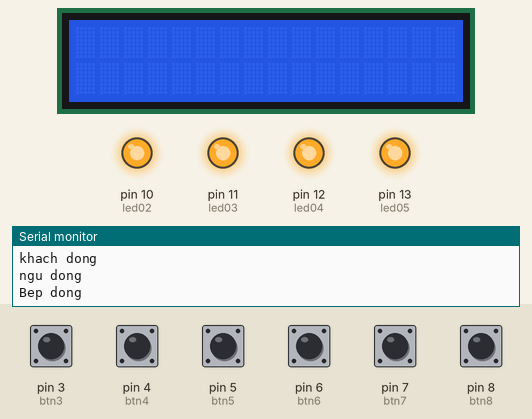
A sketch run on a simulated Arduino Uno, built with avr-gcc and run on an emulated ATmega328P. Shown: 16×2 character LCD, output pins drawn as LEDs (lit = HIGH), the last lines printed to the serial monitor. Dashed ring = blinking. The inputs (shaded band) are chosen by the test bench; at power-on: pin 3 (btn3), pin 4 (btn4), pin 5 (btn5), pin 6 (btn6), pin 7 (btn7), pin 8 (btn8) LOW. Pins used as bus, display or sensor lines are not drawn.

Above: at 1.2 s.
1.3 s: pin 4 (btn4) pulled HIGH for 0.15 s
At 3.3 s:
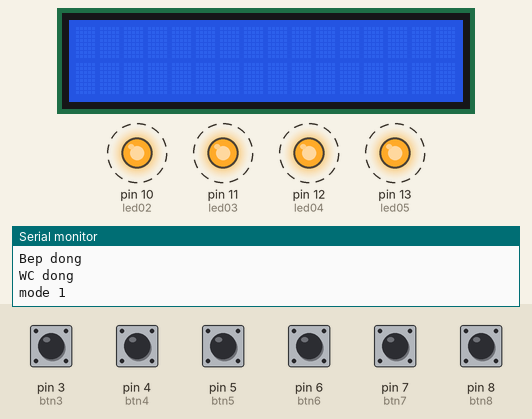
4.4 s: pin 4 (btn4) pulled HIGH for 1 s
At 4.8 s:
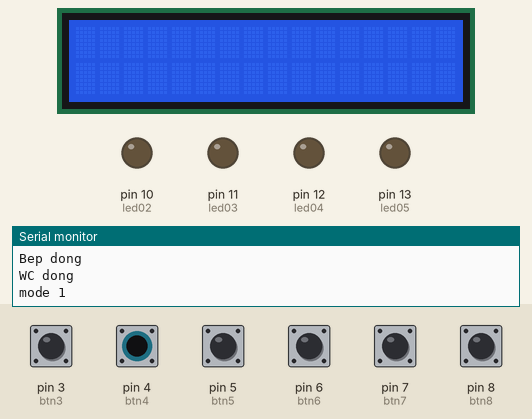
8.4 s: pin 5 (btn5) pulled HIGH for 0.15 s
At 9.3 s:
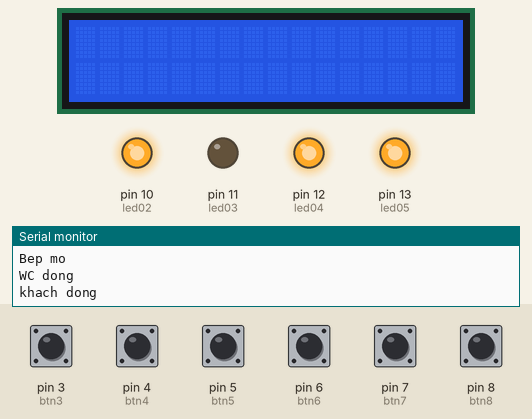
10.0 s: pin 6 (btn6) pulled HIGH for 0.15 s
At 11.2 s:
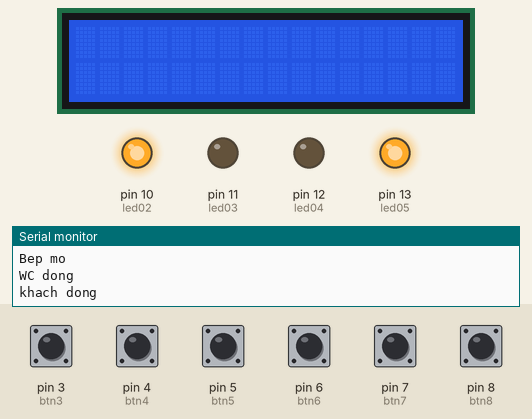
11.6 s: pin 7 (btn7) pulled HIGH for 0.15 s
At 12.8 s:
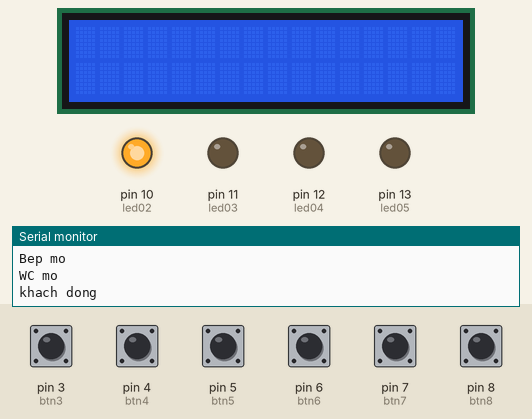
13.2 s: pin 5 (btn5) pulled HIGH for 1 s
At 15.0 s:
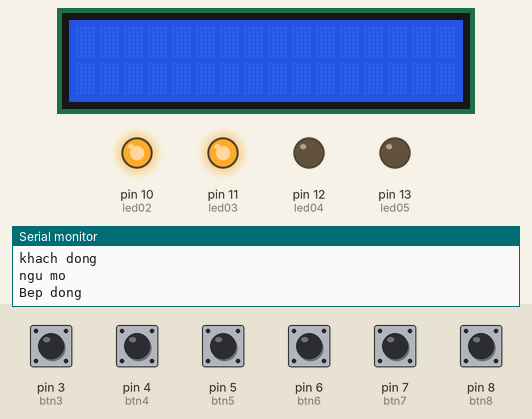
Timing chart, 0 to 16.5 s (numbered marks = the images above; inputs shaded):
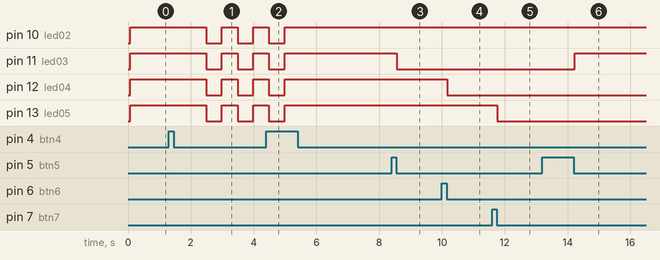

Measured:
- after the input at 1.3 s, pin 10 (led02), pin 11 (led03), pin 12 (led04), pin 13 (led05): alternates HIGH for 0.50 s and LOW for 0.50 s, starting after 1.2 s
- after the input at 4.4 s, pin 10 (led02), pin 11 (led03), pin 12 (led04), pin 13 (led05): goes on until 5.0 s, then stays HIGH
- after the input at 8.4 s, pin 11 (led03): HIGH → LOW after 0.16 s
- after the input at 10.0 s, pin 12 (led04): HIGH → LOW after 0.17 s
- after the input at 11.6 s, pin 13 (led05): HIGH → LOW after 0.17 s
- after the input at 13.2 s, pin 11 (led03): LOW → HIGH after 1.0 s

The sketch:

BT_Nhom11.ino
```cpp
#include <Wire.h>
#include <LiquidCrystal_I2C.h>
LiquidCrystal_I2C lcd (0x27, 16,2);
int btn1 = 1;
int btn2 = 2;
int btn3 = 3;
int btn4 = 4;
int btn5 = 5;
int btn6 = 6;
int btn8 = 8;
int btn7 = 7;
int led01 = 0;
int led02 = 10;
int led03 = 11;
int led04 = 12;
int led05 = 13;
bool stt_led02 = true;
bool stt_led04 = true;
bool stt_all = true;
bool isPressed1 = false;
bool isPressed2 = false;
bool isPressed3 = false;
bool isPressed4 = false;
bool isPressed5 = false;
bool isPressed6 = false;
bool isPressed7 = false;
bool isPressed8 = false;
bool isPressed9=false;
int t_pre02 = 0;
int t_pre04 = 0;
int t_preAll = 0;
int mode_baochay =2;
int mode_phongkhach =3;
int mode_phongngu =3;
int mode_phongbep =2;
int mode_phongwc =2;
void setup() {
  lcd.init();
  lcd.backlight();
  pinMode(btn1, INPUT);
  pinMode(btn2, INPUT);
  pinMode(btn3, INPUT);
  pinMode(btn4, INPUT);
  pinMode(btn5, INPUT);
  pinMode(btn6, INPUT);
  pinMode(btn7, INPUT);
  pinMode(btn8, INPUT);
  pinMode(led01, OUTPUT);
  pinMode(led02, OUTPUT);
  pinMode(led03, OUTPUT);
  pinMode(led04, OUTPUT);
  pinMode(led05, OUTPUT);
  Serial.begin(9600);
  //Serial.println("mode 1");
}

void loop() {
  //Phòng khách
  if(digitalRead(btn8)==1){
    isPressed8=true;
  }
  else{
    if(isPressed8)
    {
    mode_phongkhach=(mode_phongkhach==3? mode_phongkhach = 1 : mode_phongkhach+1);
      if(mode_phongkhach == 2){
        t_pre02=millis();
        stt_led02 = 1;
      }
      isPressed8=false;
    }
  }
    if(mode_baochay!=1){
  switch(mode_phongkhach){
    case 1:
        digitalWrite(led02,0);
        Serial.println("khach mo");
        //delay(1000);
      break;
    case 2:
        if(millis()-t_pre02>=100){
        digitalWrite(led02,stt_led02);
        stt_led02=!stt_led02;
        t_pre02=millis();
        Serial.println("khach chop");
        //delay(1000);
      }
      break;
    case 3:
    digitalWrite(led02,1);
    Serial.println("khach dong");
    //delay(1000);
      break;
  }
    }
//Phòng ngủ
  if(digitalRead(btn6)==1){
    isPressed6=true;
  }
  else{
    if(isPressed6)
  {
    mode_phongngu=(mode_phongngu==3? mode_phongngu = 1 : mode_phongngu+1);
      if(mode_phongngu == 2){
        t_pre04=millis();
        stt_led04 = 1;
      }
      isPressed6=false;
  }
  }
    if(mode_baochay!=1){

  switch(mode_phongngu){
    case 1:
        digitalWrite(led04,0);
        Serial.println("ngu mo");
        //delay(1000);
      break;
    case 2:
          if(millis()-t_pre04>=100){
        digitalWrite(led04,stt_led04);
        stt_led04=!stt_led04;
        t_pre04=millis();
        Serial.println("ngu chop");
        //delay(1000);
      }
      break;
    case 3:
        digitalWrite(led04,1);
        Serial.println("ngu dong");
        //delay(1000);
      break;

  }
    }

  //Phòng bếp
  if(digitalRead(btn5)==HIGH){
    isPressed5=true;
  }
  else{
     if(isPressed5){
      mode_phongbep=(mode_phongbep==2?mode_phongbep=1:mode_phongbep+1);
      isPressed5=false;
    }
  }
      if(mode_baochay!=1){
        switch(mode_phongbep){
          case 1:
            digitalWrite(led03,0);
            Serial.println("Bep mo");
            //delay(1000);
          break;
          case 2:
              digitalWrite(led03,1);
              Serial.println("Bep dong");
              //delay(1000);
          break;
      }
    }

  //Phòng WC
    if(digitalRead(btn7)==HIGH){
    isPressed7=true;
  }
  else{
     if(isPressed7)
      mode_phongwc=(mode_phongwc==2?mode_phongwc=1:mode_phongwc+1);
      isPressed7=false;
  }
  if(mode_baochay!=1){
    switch(mode_phongwc){
      case 1:
        digitalWrite(led05,0);
        Serial.println("WC mo");
        //delay(1000);
      break;
      case 2:
          digitalWrite(led05,1);
          Serial.println("WC dong");
          //delay(1000);
      break;
    }
}

  //Nút tắt hết đèn khi ra khỏi nhà
  if(digitalRead(btn3)==1){
      isPressed3=true;
  }
  else{
      if(mode_baochay!=1){
        if(isPressed3){
          digitalWrite(led01,1);
          digitalWrite(led02,1);
          digitalWrite(led03,1);
          digitalWrite(led04,1);
          digitalWrite(led05,1);
        }
        isPressed3=false;
      }
  }
  //Nút báo cháy

    if(digitalRead(btn4)==1){
    isPressed4=true;
    //Serial.println("mode 1");
  }
  else{
     if(isPressed4){
      mode_baochay=(mode_baochay==2?mode_baochay=1:mode_baochay+1);
      if(mode_baochay==1){
        t_preAll=millis();
        stt_all = 1;
        Serial.println("mode 1");
        //delay(1000);
      }
      if(mode_baochay==2){
        Serial.println("mode 2");
        //delay(1000);
      }
      isPressed4=false;
    }
  }
    switch(mode_baochay){
      case 1:
          if(millis()-t_preAll>=500){
              digitalWrite(led01,stt_all);
              digitalWrite(led02,stt_all);
              digitalWrite(led03,stt_all);
              digitalWrite(led04,stt_all);
              digitalWrite(led05,stt_all);
        stt_all=!stt_all;
        t_preAll=millis();
      }
      break;
  }

}
```
